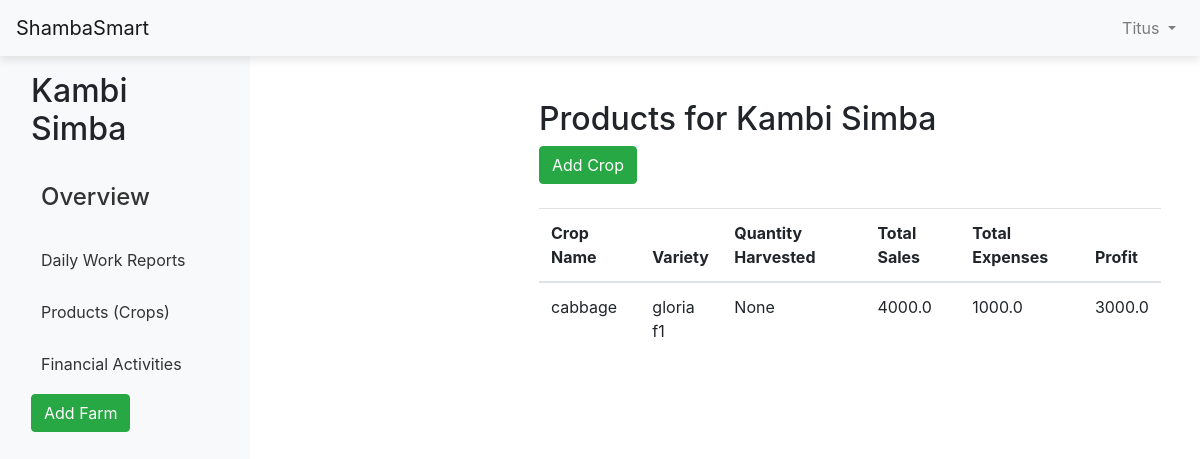
Page /products (signed in) on the committed database.
### website/models.py (models this page shows)
class Farmer(db.Model, UserMixin):
    id = db.Column(db.Integer, primary_key=True)
    first_name = db.Column(db.String(50))
    last_name = db.Column(db.String(50))
    email = db.Column(db.String(150), unique=True)
    username = db.Column(db.String(80), unique=True, nullable=False)
    password = db.Column(db.String(200), nullable=False)
    farms = db.relationship('Farm', backref='farmer', lazy=True)
    crops = db.relationship('Crop', back_populates='farmer', lazy=True)

class Farm(db.Model):
    id = db.Column(db.Integer, primary_key=True)
    name = db.Column(db.String(150), nullable=False)
    country = db.Column(db.String(100), nullable=False)
    address = db.Column(db.String(200), nullable=False)
    size = db.Column(db.Float, nullable=False)
    size_unit = db.Column(db.String(50), nullable=False, default='acres')
    farmer_id = db.Column(db.Integer, db.ForeignKey('farmer.id'), nullable=False)
    crops = db.relationship('Crop', backref='farm', lazy=True)

class Crop(db.Model):
    crop_id = db.Column(db.Integer, primary_key=True)
    farm_id = db.Column(db.Integer, db.ForeignKey('farm.id'), nullable=False) # linking it to farm
    crop_name = db.Column(db.String(80), nullable=False)
    variety = db.Column(db.String(100), nullable=False)
    quantity = db.Column(db.Integer, nullable=False)
    quantity_unit = db.Column(db.String(50), nullable=False, default='grams')
    date_planted = db.Column(db.Date, default=func.now())
    quantity_harvested = db.Column(db.Float, nullable=True)  # Quantity of harvest
    stages = db.relationship('PlantStage', backref='crop', lazy=True)
    image = db.Column(db.String(200), nullable=True)  # For storing the image path
    farmer_id = db.Column(db.Integer, db.ForeignKey('farmer.id'), nullable=False)
    farmer = db.relationship('Farmer', back_populates='crops')
    expenses = db.relationship('Expense', back_populates='crop', lazy=True)
    sales = db.relationship('Sale', back_populates='crop', lazy=True)
    def total_cost(self):
        return sum(expense.amount for expense in self.expenses)
    def total_retail(self):
        return sum(sale.total_sale for sale in self.sales)  # Adjust based on your sales model
    def calculate_profit(self):
        return self.total_retail() - self.total_cost()

### website/views.py (the view, shortened to what this page needs)
@views.route('/products', methods=['GET', 'POST'])
@login_required
def products():
    farm = Farm.query.filter_by(farmer_id=current_user.id).first()
    crops = Crop.query.filter_by(farm_id=farm.id).all()
    for crop in crops:
        crop.total_expenses = crop.total_cost()
        crop.total_sales = crop.total_retail()
        crop.profit = crop.calculate_profit()
    return render_template('products.html', farm=farm, crops=crops)

### website/templates/products.html (shortened to what this page needs)
{% extends 'base.html' %}
{% block content %}
<div class="container mt-4">
    <h2>Products for {{ farm.name }}</h2>
    <button type="button" class="btn btn-success" data-toggle="modal" data-target="#addCropModal">
        Add Crop
    </button>
    {% if crops %}
        <table class="table mt-4">
            <thead>
                <tr>
                    <th>Crop Name</th>
                    <th>Variety</th>
                    <th>Quantity Harvested</th>
                    <th>Total Sales</th>
                    <th>Total Expenses</th>
                    <th>Profit</th>
                </tr>
            </thead>
            <tbody>
                {% for crop in crops %}
                    <tr>
                        <td>{{ crop.crop_name }}</td>
                        <td>{{ crop.variety }}</td>
                        <td>{{ crop.quantity_harvested }}</td>
                        <td>{{ crop.total_sales }}</td>
                        <td>{{ crop.total_expenses }}</td>
                        <td>{{ crop.total_sales - crop.total_expenses }}</td>
                    </tr>
                {% endfor %}
            </tbody>
        </table>
    {% else %}
        <p>No products available for this farm.</p>
    {% endif %}
</div>
{% endblock %}

### website/templates/base.html (shortened to what this page needs)
<!DOCTYPE html>
<html lang="en">
<head>
    <link rel="stylesheet" href="https://stackpath.bootstrapcdn.com/bootstrap/4.5.2/css/bootstrap.min.css">
    <link rel="stylesheet" href="{{ url_for('static', filename='styles.css') }}">
</head>
<body>
    <nav class="navbar navbar-expand-lg navbar-light bg-light">
        <a class="navbar-brand" href="{{ url_for('views.home') }}">ShambaSmart</a>
        <ul class="navbar-nav ml-auto">
            <li class="nav-item dropdown">
                <a class="nav-link dropdown-toggle" href="#" id="userDropdown" role="button" data-toggle="dropdown">
                    {{ current_user.first_name }}
                </a>
            </li>
        </ul>
    </nav>
    <div class="container-fluid">
        <div class="row">
            <div class="col-auto sidebar" id="sidebar">
                <div class="d-flex flex-column p-3">
                    <h2 class="mb-4">{{ farm.name if farm else 'Welcome' }}</h2>
                    <ul class="nav flex-column">
                        <li class="nav-item mb-2">
                            <a href="{{ url_for('views.home') }}" class="nav-link"><h4>Overview</h4></a>
                        </li>
                        <li class="nav-item mb-2">
                            <a href="{{ url_for('views.daily_reports') }}" class="nav-link">Daily Work Reports</a>
                        </li>
                        <li class="nav-item mb-2">
                            <a href="{{ url_for('views.products') }}" class="nav-link">Products (Crops)</a>
                        </li>
                        <li class="nav-item mb-2">
                            <a href="{{ url_for('views.financial_activities') }}" class="nav-link">Financial Activities</a>
                        </li>
                        <li class="nav-item mb-2">
                            <a href="{{ url_for('views.add_farm') }}" class="btn btn-success">Add Farm</a>
                        </li>
                    </ul>
                </div>
            </div>
            <main role="main" class="col px-md-4">
                <div class="content">
                    {% block content %}
                    {% endblock %}
                </div>
            </main>
        </div>
    </div>
</body>
</html>

### website/static/styles.css (style rules this page uses)
.sidebar { width: 250px; background-color: #f8f9fa; min-height: 100vh; }
.sidebar .nav-link { color: #333; padding: 10px; }
main { margin-left: 250px; padding-top: 20px; }
.navbar { z-index: 999; position: sticky; top: 0; width: 100%; box-shadow: 0 4px 8px rgba(0, 0, 0, 0.1); }

### rows in the picture
Farmer: first_name "Titus"
Farm: name "Kambi Simba"
Crop: crop_name "cabbage", variety "gloria f1", quantity_harvested "None", total_sales "4000.0", total_expenses "1000.0", total_sales "3000.0"
